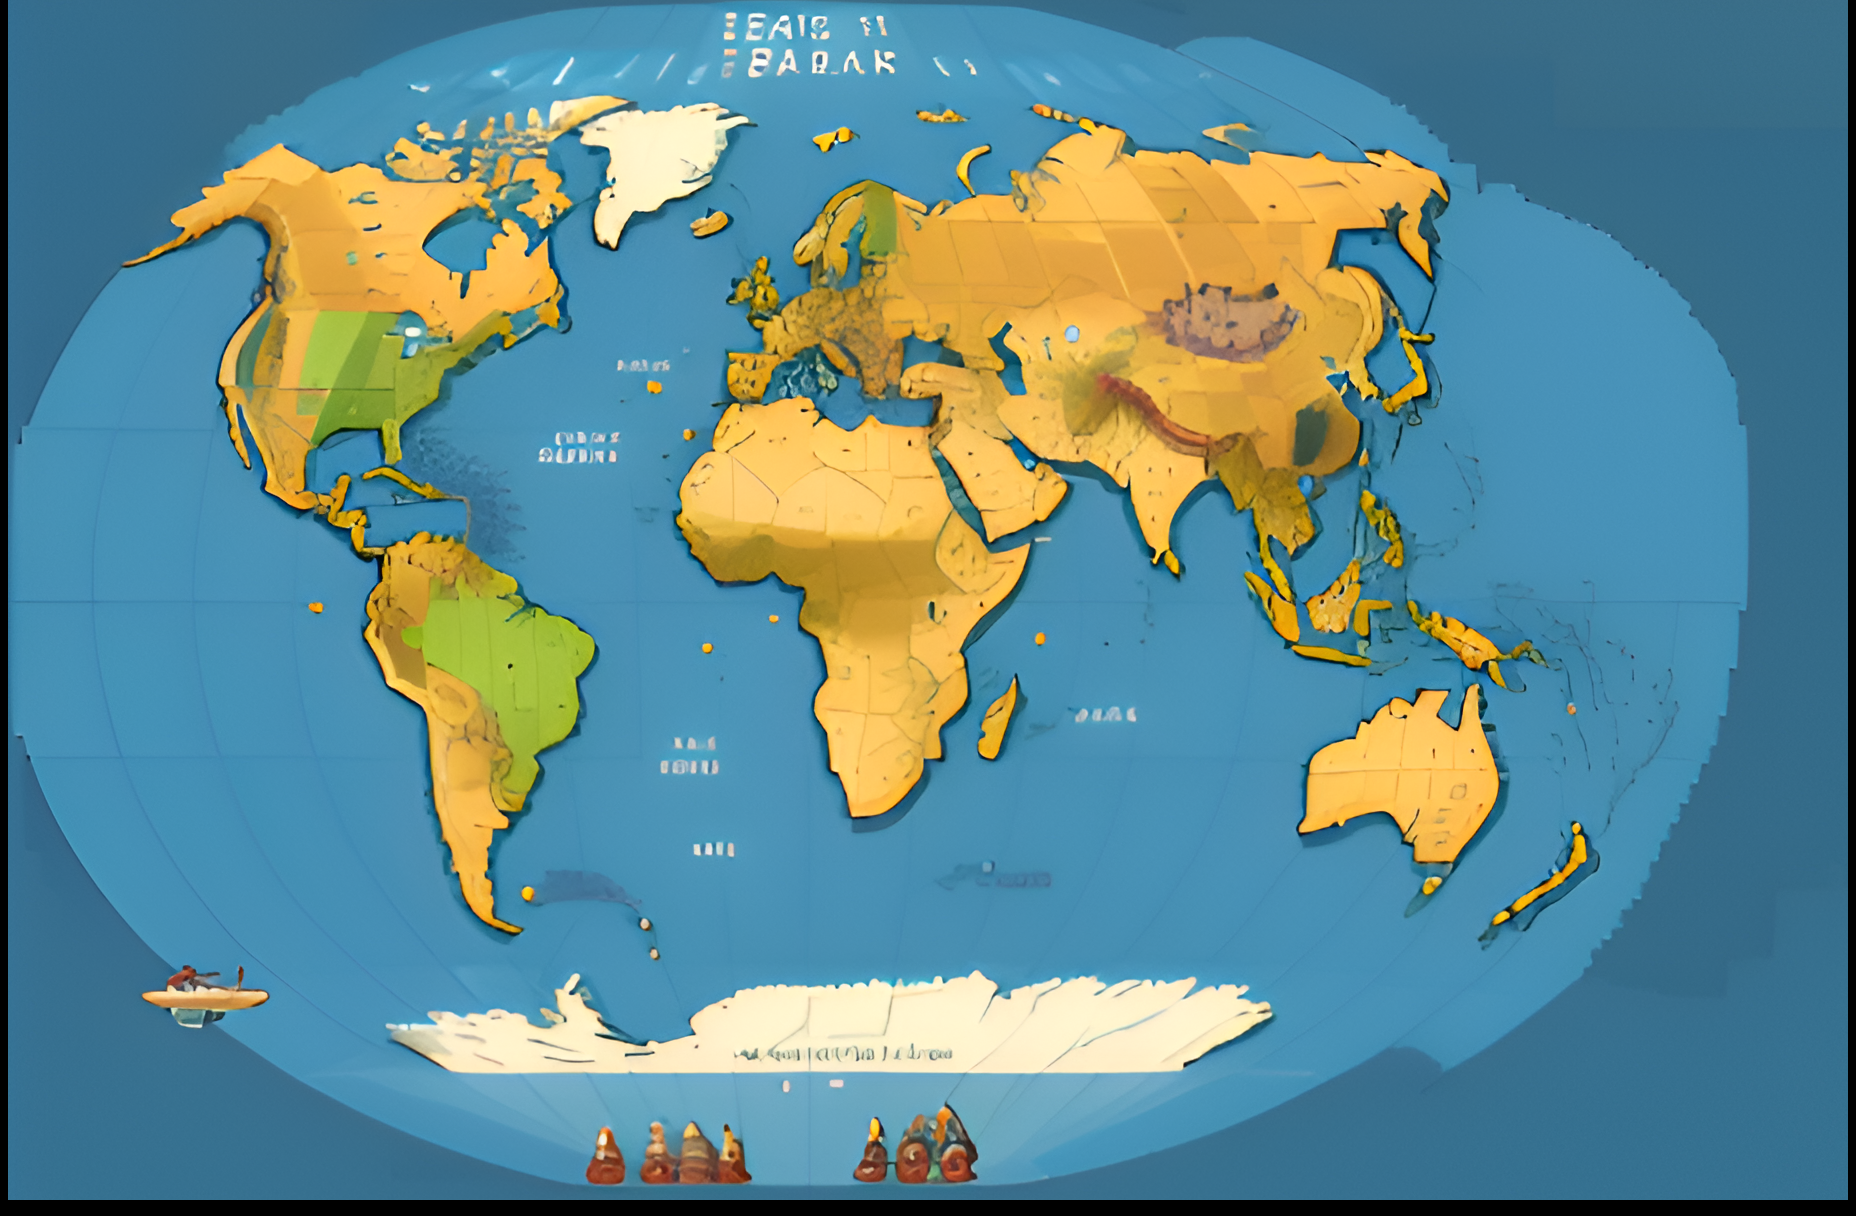

A level layout from a 2D game, rendered from its tile map. Below: a short description, then the map file with tile-grid data replaced by summaries:
An orthogonal 232x152 tile map with 8x8 px tiles, 1 tile layer (Tile Layer 1).

<map version="1.10" tiledversion="1.10.2" orientation="orthogonal" renderorder="right-down" width="232" height="152" tilewidth="8" tileheight="8" infinite="0" nextlayerid="2" nextobjectid="1">
 <tileset firstgid="1" source="earth-tileset.tsx" />
 <layer id="1" name="Tile Layer 1" width="232" height="152">
  <data>[35264 cells, 34500 non-empty, 34500 distinct tile ids]</data>
 </layer>
</map>